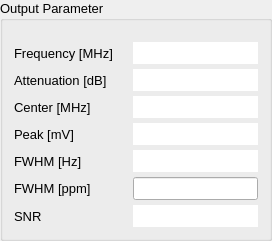
    <widget class="QGroupBox" name="output">
     <property name="sizePolicy">
      <sizepolicy hsizetype="Expanding" vsizetype="Minimum">
       <horstretch>0</horstretch>
       <verstretch>0</verstretch>
      </sizepolicy>
     </property>
     <property name="minimumSize">
      <size>
       <width>0</width>
       <height>100</height>
      </size>
     </property>
     <property name="font">
      <font>
       <pointsize>10</pointsize>
       <weight>50</weight>
       <bold>false</bold>
      </font>
     </property>
     <property name="autoFillBackground">
      <bool>true</bool>
     </property>
     <property name="title">
      <string>Output Parameter</string>
     </property>
     <property name="flat">
      <bool>false</bool>
     </property>
     <layout class="QVBoxLayout" name="verticalLayout_5">
      <property name="spacing">
       <number>0</number>
      </property>
      <property name="leftMargin">
       <number>10</number>
      </property>
      <property name="topMargin">
       <number>20</number>
      </property>
      <property name="rightMargin">
       <number>10</number>
      </property>
      <property name="bottomMargin">
       <number>10</number>
      </property>
      <item>
       <widget class="QWidget" name="widget" native="true">
        <layout class="QFormLayout" name="outputParameters">
         <property name="fieldGrowthPolicy">
          <enum>QFormLayout::ExpandingFieldsGrow</enum>
         </property>
         <property name="rowWrapPolicy">
          <enum>QFormLayout::DontWrapRows</enum>
         </property>
         <property name="horizontalSpacing">
          <number>20</number>
         </property>
         <property name="verticalSpacing">
          <number>5</number>
         </property>
         <property name="leftMargin">
          <number>1</number>
         </property>
         <property name="topMargin">
          <number>1</number>
         </property>
         <property name="rightMargin">
          <number>1</number>
         </property>
         <property name="bottomMargin">
          <number>1</number>
         </property>
         <item row="0" column="0">
          <widget class="QLabel" name="freqLabel">
           <property name="sizePolicy">
            <sizepolicy hsizetype="Minimum" vsizetype="Preferred">
             <horstretch>0</horstretch>
             <verstretch>0</verstretch>
            </sizepolicy>
           </property>
           <property name="minimumSize">
            <size>
             <width>90</width>
             <height>0</height>
            </size>
           </property>
           <property name="font">
            <font>
             <pointsize>10</pointsize>
             <weight>50</weight>
             <bold>false</bold>
            </font>
           </property>
           <property name="text">
            <string>Frequency [MHz]</string>
           </property>
           <property name="alignment">
            <set>Qt::AlignLeading|Qt::AlignLeft|Qt::AlignVCenter</set>
           </property>
          </widget>
         </item>
         <item row="0" column="1">
          <widget class="QLineEdit" name="freq_output">
           <property name="sizePolicy">
            <sizepolicy hsizetype="Expanding" vsizetype="Fixed">
             <horstretch>0</horstretch>
             <verstretch>0</verstretch>
            </sizepolicy>
           </property>
           <property name="minimumSize">
            <size>
             <width>80</width>
             <height>22</height>
            </size>
           </property>
           <property name="maximumSize">
            <size>
             <width>16777215</width>
             <height>22</height>
            </size>
           </property>
           <property name="font">
            <font>
             <pointsize>10</pointsize>
             <weight>50</weight>
             <bold>false</bold>
            </font>
           </property>
           <property name="mouseTracking">
            <bool>false</bool>
           </property>
           <property name="acceptDrops">
            <bool>false</bool>
           </property>
           <property name="toolTipDuration">
            <number>-1</number>
           </property>
           <property name="frame">
            <bool>false</bool>
           </property>
           <property name="alignment">
            <set>Qt::AlignRight|Qt::AlignTrailing|Qt::AlignVCenter</set>
           </property>
           <property name="readOnly">
            <bool>true</bool>
           </property>
           <property name="cursorMoveStyle">
            <enum>Qt::LogicalMoveStyle</enum>
           </property>
          </widget>
         </item>
         <item row="1" column="0">
          <widget class="QLabel" name="atLabel">
           <property name="sizePolicy">
            <sizepolicy hsizetype="Minimum" vsizetype="Preferred">
             <horstretch>0</horstretch>
             <verstretch>0</verstretch>
            </sizepolicy>
           </property>
           <property name="minimumSize">
            <size>
             <width>90</width>
             <height>0</height>
            </size>
           </property>
           <property name="font">
            <font>
             <pointsize>10</pointsize>
             <weight>50</weight>
             <bold>false</bold>
            </font>
           </property>
           <property name="text">
            <string>Attenuation [dB]</string>
           </property>
           <property name="alignment">
            <set>Qt::AlignLeading|Qt::AlignLeft|Qt::AlignVCenter</set>
           </property>
          </widget>
         </item>
         <item row="1" column="1">
          <widget class="QLineEdit" name="at_output">
           <property name="sizePolicy">
            <sizepolicy hsizetype="Expanding" vsizetype="Fixed">
             <horstretch>0</horstretch>
             <verstretch>0</verstretch>
            </sizepolicy>
           </property>
           <property name="minimumSize">
            <size>
             <width>80</width>
             <height>22</height>
            </size>
           </property>
           <property name="maximumSize">
            <size>
             <width>16777215</width>
             <height>22</height>
            </size>
           </property>
           <property name="font">
            <font>
             <pointsize>10</pointsize>
             <weight>50</weight>
             <bold>false</bold>
            </font>
           </property>
           <property name="mouseTracking">
            <bool>false</bool>
           </property>
           <property name="acceptDrops">
            <bool>false</bool>
           </property>
           <property name="toolTipDuration">
            <number>-1</number>
           </property>
           <property name="frame">
            <bool>false</bool>
           </property>
           <property name="alignment">
            <set>Qt::AlignRight|Qt::AlignTrailing|Qt::AlignVCenter</set>
           </property>
           <property name="readOnly">
            <bool>true</bool>
           </property>
          </widget>
         </item>
         <item row="2" column="0">
          <widget class="QLabel" name="centerLabel">
           <property name="sizePolicy">
            <sizepolicy hsizetype="Minimum" vsizetype="Preferred">
             <horstretch>0</horstretch>
             <verstretch>0</verstretch>
            </sizepolicy>
           </property>
           <property name="minimumSize">
            <size>
             <width>90</width>
             <height>0</height>
            </size>
           </property>
           <property name="font">
            <font>
             <pointsize>10</pointsize>
             <weight>50</weight>
             <bold>false</bold>
            </font>
           </property>
           <property name="text">
            <string>Center [MHz]</string>
           </property>
           <property name="alignment">
            <set>Qt::AlignLeading|Qt::AlignLeft|Qt::AlignVCenter</set>
           </property>
          </widget>
         </item>
         <item row="2" column="1">
          <widget class="QLineEdit" name="center_output">
           <property name="sizePolicy">
            <sizepolicy hsizetype="Expanding" vsizetype="Fixed">
             <horstretch>0</horstretch>
             <verstretch>0</verstretch>
            </sizepolicy>
           </property>
           <property name="minimumSize">
            <size>
             <width>80</width>
             <height>22</height>
            </size>
           </property>
           <property name="maximumSize">
            <size>
             <width>16777215</width>
             <height>22</height>
            </size>
           </property>
           <property name="font">
            <font>
             <pointsize>10</pointsize>
             <weight>50</weight>
             <bold>false</bold>
            </font>
           </property>
           <property name="mouseTracking">
            <bool>false</bool>
           </property>
           <property name="acceptDrops">
            <bool>false</bool>
           </property>
           <property name="toolTipDuration">
            <number>-1</number>
           </property>
           <property name="frame">
            <bool>false</bool>
           </property>
           <property name="alignment">
            <set>Qt::AlignRight|Qt::AlignTrailing|Qt::AlignVCenter</set>
           </property>
           <property name="readOnly">
            <bool>true</bool>
           </property>
          </widget>
         </item>
         <item row="3" column="0">
          <widget class="QLabel" name="peakLabel">
           <property name="sizePolicy">
            <sizepolicy hsizetype="Minimum" vsizetype="Preferred">
             <horstretch>0</horstretch>
             <verstretch>0</verstretch>
            </sizepolicy>
           </property>
           <property name="minimumSize">
            <size>
             <width>90</width>
             <height>0</height>
            </size>
           </property>
           <property name="font">
            <font>
             <pointsize>10</pointsize>
             <weight>50</weight>
             <bold>false</bold>
            </font>
           </property>
           <property name="text">
            <string>Peak [mV]</string>
           </property>
           <property name="alignment">
            <set>Qt::AlignLeading|Qt::AlignLeft|Qt::AlignVCenter</set>
           </property>
          </widget>
         </item>
         <item row="4" column="0">
          <widget class="QLabel" name="hz_fwhmLabel">
           <property name="sizePolicy">
            <sizepolicy hsizetype="Minimum" vsizetype="Preferred">
             <horstretch>0</horstretch>
             <verstretch>0</verstretch>
            </sizepolicy>
           </property>
           <property name="minimumSize">
            <size>
             <width>90</width>
             <height>0</height>
            </size>
           </property>
           <property name="font">
            <font>
             <pointsize>10</pointsize>
             <weight>50</weight>
             <bold>false</bold>
            </font>
           </property>
           <property name="text">
            <string>FWHM [Hz]</string>
           </property>
           <property name="alignment">
            <set>Qt::AlignLeading|Qt::AlignLeft|Qt::AlignVCenter</set>
           </property>
          </widget>
         </item>
         <item row="3" column="1">
          <widget class="QLineEdit" name="peak_output">
           <property name="sizePolicy">
            <sizepolicy hsizetype="Expanding" vsizetype="Fixed">
             <horstretch>0</horstretch>
             <verstretch>0</verstretch>
            </sizepolicy>
           </property>
           <property name="minimumSize">
            <size>
             <width>80</width>
             <height>22</height>
            </size>
           </property>
           <property name="maximumSize">
            <size>
             <width>16777215</width>
             <height>22</height>
            </size>
           </property>
           <property name="font">
            <font>
             <pointsize>10</pointsize>
             <weight>50</weight>
             <bold>false</bold>
            </font>
           </property>
           <property name="mouseTracking">
            <bool>false</bool>
           </property>
           <property name="acceptDrops">
            <bool>false</bool>
           </property>
           <property name="toolTipDuration">
            <number>-1</number>
           </property>
           <property name="frame">
            <bool>false</bool>
           </property>
           <property name="alignment">
            <set>Qt::AlignRight|Qt::AlignTrailing|Qt::AlignVCenter</set>
           </property>
           <property name="readOnly">
            <bool>true</bool>
           </property>
          </widget>
         </item>
         <item row="4" column="1">
          <widget class="QLineEdit" name="hz_fwhm_output">
           <property name="sizePolicy">
            <sizepolicy hsizetype="Expanding" vsizetype="Fixed">
             <horstretch>0</horstretch>
             <verstretch>0</verstretch>
            </sizepolicy>
           </property>
           <property name="minimumSize">
            <size>
             <width>80</width>
             <height>22</height>
            </size>
           </property>
           <property name="maximumSize">
            <size>
             <width>16777215</width>
             <height>22</height>
            </size>
           </property>
           <property name="font">
            <font>
             <pointsize>10</pointsize>
             <weight>50</weight>
             <bold>false</bold>
            </font>
           </property>
           <property name="mouseTracking">
            <bool>false</bool>
           </property>
           <property name="acceptDrops">
            <bool>false</bool>
           </property>
           <property name="toolTipDuration">
            <number>-1</number>
           </property>
           <property name="frame">
            <bool>false</bool>
           </property>
           <property name="alignment">
            <set>Qt::AlignRight|Qt::AlignTrailing|Qt::AlignVCenter</set>
           </property>
           <property name="readOnly">
            <bool>true</bool>
           </property>
          </widget>
         </item>
         <item row="6" column="0">
          <widget class="QLabel" name="snrLabel">
           <property name="sizePolicy">
            <sizepolicy hsizetype="Minimum" vsizetype="Preferred">
             <horstretch>0</horstretch>
             <verstretch>0</verstretch>
            </sizepolicy>
           </property>
           <property name="minimumSize">
            <size>
             <width>90</width>
             <height>0</height>
            </size>
           </property>
           <property name="font">
            <font>
             <pointsize>10</pointsize>
             <weight>50</weight>
             <bold>false</bold>
            </font>
           </property>
           <property name="text">
            <string>SNR</string>
           </property>
           <property name="alignment">
            <set>Qt::AlignLeading|Qt::AlignLeft|Qt::AlignVCenter</set>
           </property>
          </widget>
         </item>
         <item row="6" column="1">
          <widget class="QLineEdit" name="snr_output">
           <property name="sizePolicy">
            <sizepolicy hsizetype="Expanding" vsizetype="Fixed">
             <horstretch>0</horstretch>
             <verstretch>0</verstretch>
            </sizepolicy>
           </property>
           <property name="minimumSize">
            <size>
             <width>80</width>
             <height>22</height>
            </size>
           </property>
           <property name="maximumSize">
            <size>
             <width>16777215</width>
             <height>22</height>
            </size>
           </property>
           <property name="font">
            <font>
             <pointsize>10</pointsize>
             <weight>50</weight>
             <bold>false</bold>
            </font>
           </property>
           <property name="mouseTracking">
            <bool>false</bool>
           </property>
           <property name="acceptDrops">
            <bool>false</bool>
           </property>
           <property name="toolTipDuration">
            <number>-1</number>
           </property>
           <property name="frame">
            <bool>false</bool>
           </property>
           <property name="alignment">
            <set>Qt::AlignRight|Qt::AlignTrailing|Qt::AlignVCenter</set>
           </property>
           <property name="readOnly">
            <bool>true</bool>
           </property>
          </widget>
         </item>
         <item row="5" column="0">
          <widget class="QLabel" name="ppm_fwhmLabel">
           <property name="sizePolicy">
            <sizepolicy hsizetype="Minimum" vsizetype="Preferred">
             <horstretch>0</horstretch>
             <verstretch>0</verstretch>
            </sizepolicy>
           </property>
           <property name="minimumSize">
            <size>
             <width>90</width>
             <height>0</height>
            </size>
           </property>
           <property name="font">
            <font>
             <pointsize>10</pointsize>
            </font>
           </property>
           <property name="text">
            <string>FWHM [ppm]</string>
           </property>
          </widget>
         </item>
         <item row="5" column="1">
          <widget class="QLineEdit" name="ppm_fwhm_output">
           <property name="minimumSize">
            <size>
             <width>80</width>
             <height>22</height>
            </size>
           </property>
           <property name="mouseTracking">
            <bool>false</bool>
           </property>
           <property name="acceptDrops">
            <bool>false</bool>
           </property>
           <property name="toolTipDuration">
            <number>-1</number>
           </property>
           <property name="readOnly">
            <bool>true</bool>
           </property>
          </widget>
         </item>
        </layout>
       </widget>
      </item>
     </layout>
    </widget>
